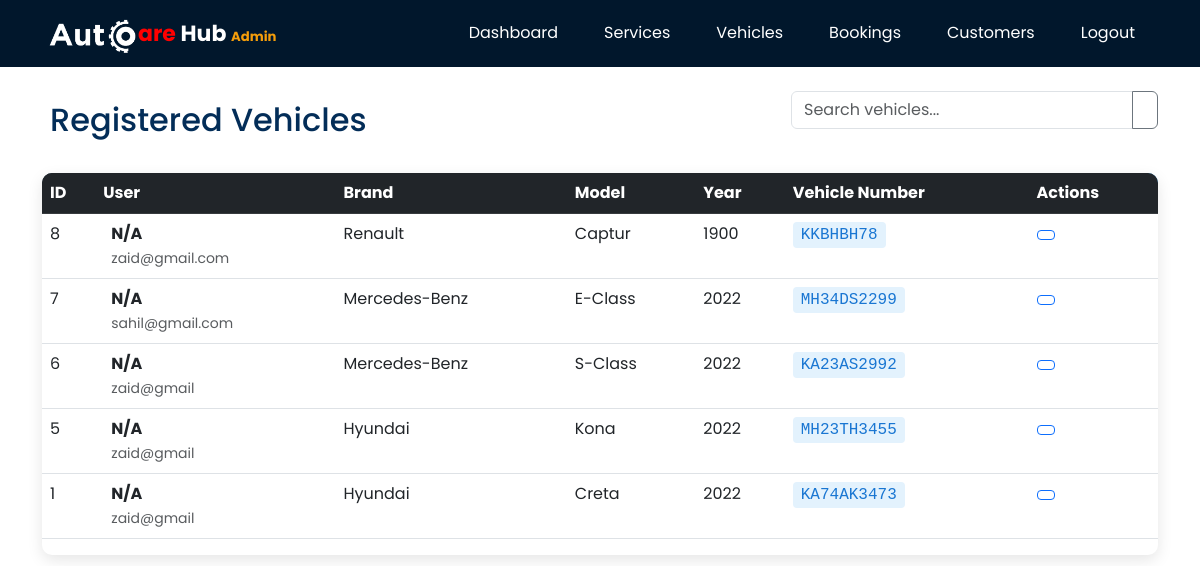
Page /Autocareapp/adminvehicle/ on the committed database.
### Autocareapp/models.py (models this page shows, shortened)
class Vehicle(models.Model):
    user = models.ForeignKey(UserProfile, on_delete=models.CASCADE, null=True, blank=True)
    vehicle_number = models.CharField(max_length=20, unique=True)
    brand = models.CharField(max_length=50)
    model = models.CharField(max_length=50)
    year = models.CharField(max_length=10, null=True, blank=True)

class UserProfile(models.Model):
    user_id = models.CharField(max_length=10, unique=True, blank=True)
    name = models.CharField(max_length=100)
    email = models.EmailField(unique=True)
    phone = models.CharField(max_length=15)
    password = models.CharField(max_length=128)

### Autocareapp/views.py (the view)
# urls.py: path('adminvehicle/', views.adminvehicle, name='adminvehicle'),
def adminvehicle(request):
    vehicles = Vehicle.objects.all().order_by('-id')  # You can add filters as needed
    return render(request, 'autocareapp/adminvehicle.html', {'vehicles': vehicles})

### Autocare/Autocareapp/templates/Autocareapp/adminvehicle.html (shortened to what this page needs)
{% extends 'autocareapp/adminmenu.html' %}
{% load static %}
{% block content %}
<div class="container py-4 fade-in">
    <div class="d-flex justify-content-between align-items-center mb-4">
        <h2 class="mb-0">
            Registered Vehicles
        </h2>
        <div class="search-box">
            <div class="input-group">
                <input type="text" id="searchInput" class="form-control" placeholder="Search vehicles...">
                <button class="btn btn-outline-secondary" type="button" id="searchButton">
                </button>
            </div>
        </div>
    </div>
    <div class="table-responsive vehicle-table">
        <table class="table table-hover">
            <thead class="table-dark">
                <tr>
                    <th>ID</th>
                    <th>User</th>
                    <th>Brand</th>
                    <th>Model</th>
                    <th>Year</th>
                    <th>Vehicle Number</th>
                    <th>Actions</th>
                </tr>
            </thead>
            <tbody>
                {% for vehicle in vehicles %}
                <tr class="table-row">
                    <td>{{ vehicle.id }}</td>
                    <td>
                        <div class="d-flex align-items-center">
                            <div>
                                <div class="fw-bold">{{ vehicle.user.username|default:"N/A" }}</div>
                                <small class="text-muted">{{ vehicle.user.email|default:"No email" }}</small>
                            </div>
                        </div>
                    </td>
                    <td>{{ vehicle.brand|default:"N/A" }}</td>
                    <td>{{ vehicle.model|default:"N/A" }}</td>
                    <td>{{ vehicle.year|default:"N/A" }}</td>
                    <td><span class="vehicle-number">{{ vehicle.vehicle_number|default:"N/A" }}</span></td>
                    <td>
                        <button class="btn btn-sm btn-outline-primary me-1" data-bs-toggle="modal"
                                data-bs-target="#detailModal" data-vehicle-id="{{ vehicle.id }}"
                                aria-label="View vehicle details">
                        </button>
                    </td>
                </tr>
                {% endfor %}
            </tbody>
        </table>
    </div>
</div>
{% endblock %}

### Autocare/Autocareapp/templates/Autocareapp/adminmenu.html (shortened to what this page needs)
{% load static %}
<!DOCTYPE html>
<html lang="en">
<head>
    <link href="https://cdn.jsdelivr.net/npm/bootstrap@5.3.0/dist/css/bootstrap.min.css" rel="stylesheet">
</head>
<body>
    <nav class="navbar navbar-expand-lg">
        <div class="container">
            <a class="navbar-brand d-flex align-items-center" href="{% url 'adminhome' %}">
                <img src="{% static 'auto logo.png' %}" alt="Logo" style="max-height: 41px; width: auto; margin-right: -14px;"/>
                <div class="logo"><span>are</span> Hub <small style="font-size: 0.6em; color: #f59e0b;">Admin</small></div>
            </a>
            <div class="collapse navbar-collapse" id="navbarNav">
                <ul class="navbar-nav ms-auto">
                    <li class="nav-item"><a class="nav-link active" href="{% url 'adminhome' %}">Dashboard</a></li>
                    <li class="nav-item"><a class="nav-link" href="{% url 'services' %}">Services</a></li>
                    <li class="nav-item"><a class="nav-link" href="{% url 'adminvehicle' %}">Vehicles</a></li>
                    <li class="nav-item"><a class="nav-link" href="{% url 'managebookings' %}">Bookings</a></li>
                    <li class="nav-item"><a class="nav-link" href="#">Customers</a></li>
                    <li class="nav-item"><a class="nav-link text-danger" href="{% url 'adminlogout' %}">Logout</a></li>
                </ul>
            </div>
        </div>
    </nav>
    {% block content %}{% endblock %}
</body>
</html>

### Autocare/Autocareapp/templates/Autocareapp/adminvehicle.html (style rules this page uses)
.vehicle-table { border-radius: 10px; overflow: hidden; box-shadow: 0 5px 15px rgba(0, 0, 0, 0.1); }
.table-dark { background: linear-gradient(135deg, #2c3e50, #3498db); }
.table-hover tbody tr { transition: all 0.2s ease; }
.fade-in { animation: fadeIn 0.5s ease forwards; }
.table-row { opacity: 0; animation: fadeIn 0.5s ease forwards; }
.table-row:nth-child(1) { animation-delay: 0.1s; }
.table-row:nth-child(2) { animation-delay: 0.2s; }
.table-row:nth-child(3) { animation-delay: 0.3s; }
.table-row:nth-child(4) { animation-delay: 0.4s; }
.table-row:nth-child(5) { animation-delay: 0.5s; }
.vehicle-number { background-color: #e3f2fd; color: #1976d2; padding: 4px 8px; border-radius: 4px; font-family: monospace; }
.search-box { max-width: 400px; margin-bottom: 20px; }

### rows in the picture
Vehicle: id "8", user.username "N/A", user.email "zaid@gmail.com", brand "Renault", model "Captur", year "1900", vehicle_number "KKBHBH78"
Vehicle: id "7", user.username "N/A", user.email "sahil@gmail.com", brand "Mercedes-Benz", model "E-Class", year "2022", vehicle_number "MH34DS2299"
Vehicle: id "6", user.username "N/A", user.email "zaid@gmail", brand "Mercedes-Benz", model "S-Class", year "2022", vehicle_number "KA23AS2992"
Vehicle: id "5", user.username "N/A", user.email "zaid@gmail", brand "Hyundai", model "Kona", year "2022", vehicle_number "MH23TH3455"
Vehicle: id "1", user.username "N/A", user.email "zaid@gmail", brand "Hyundai", model "Creta", year "2022", vehicle_number "KA74AK3473"
